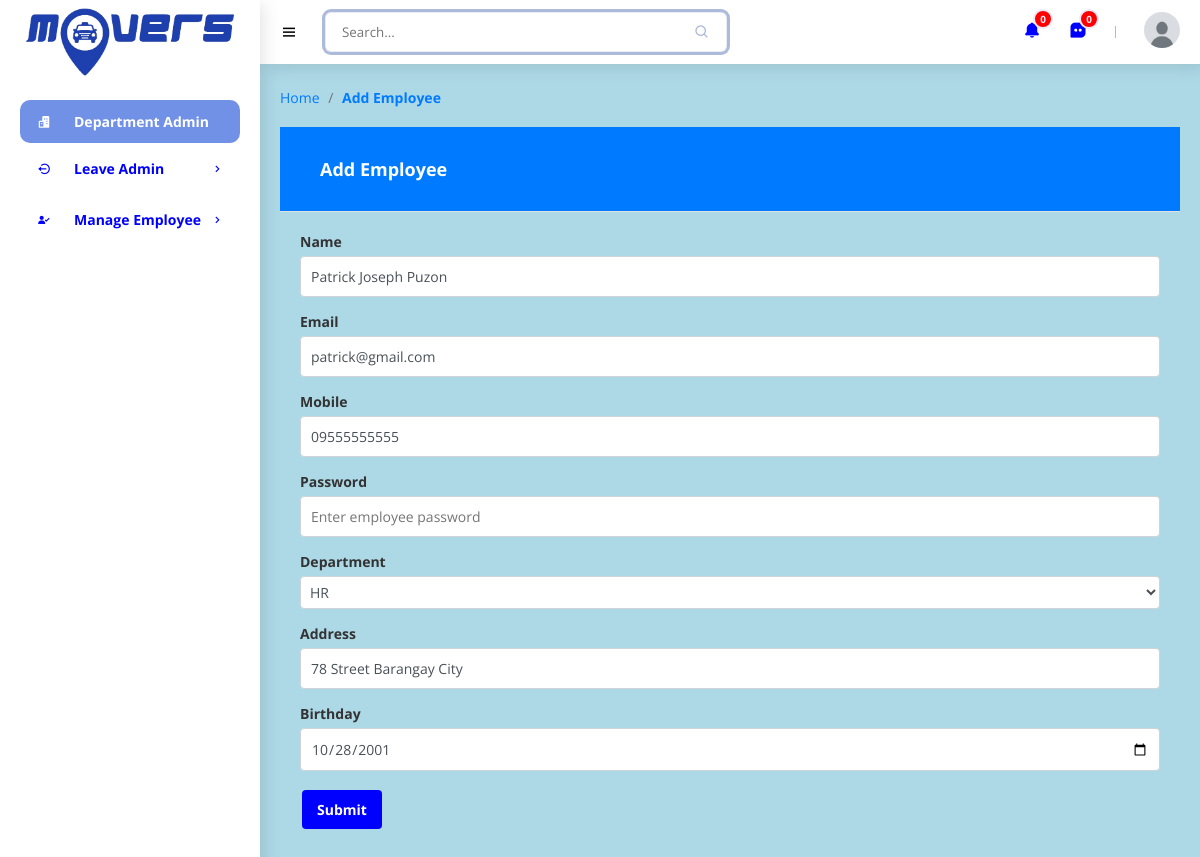
The app's page /h3add_employee.php?id=1 (signed in), older data.
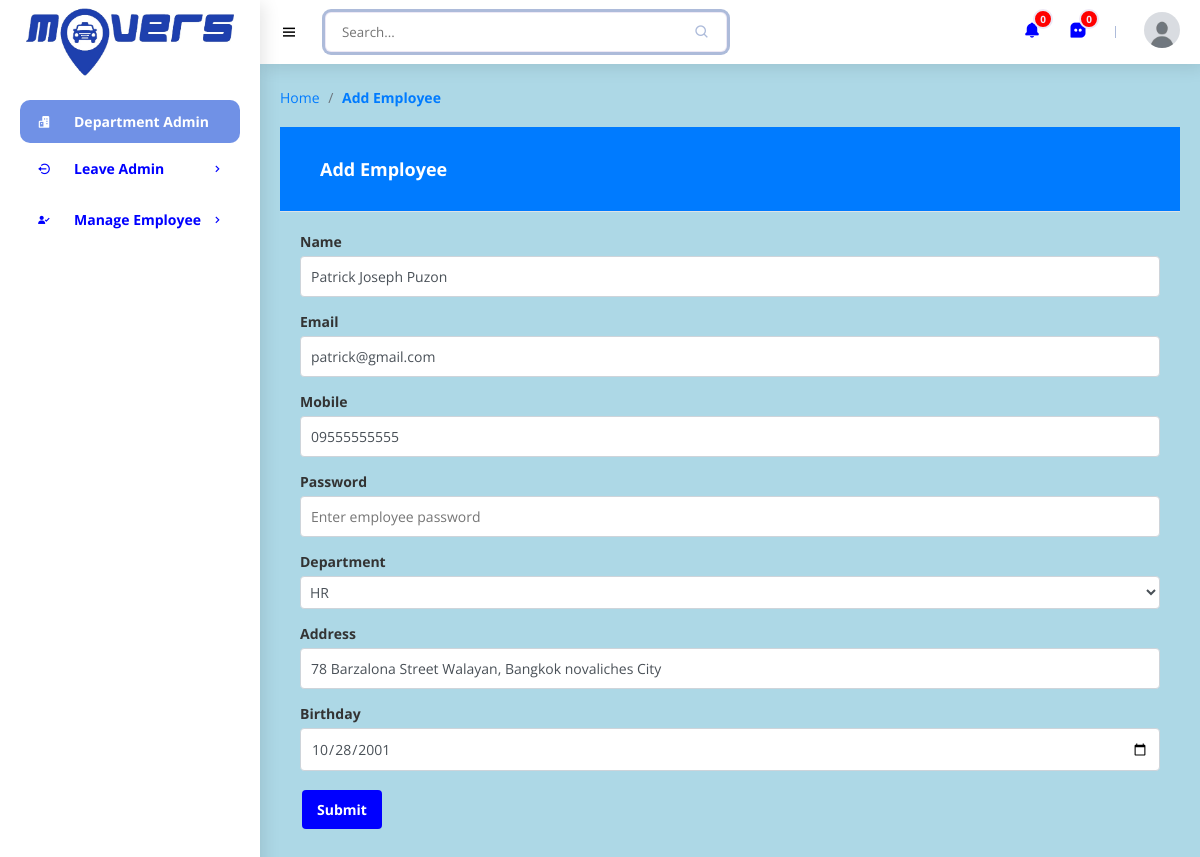
The same page, newer data.
### tables this page shows
CREATE TABLE `employee` (
  `id` int(11) NOT NULL,
  `name` varchar(255) NOT NULL,
  `email` varchar(255) NOT NULL,
  `mobile` varchar(15) NOT NULL,
  `password` varchar(20) NOT NULL,
  `department_id` int(11) NOT NULL,
  `address` varchar(2000) NOT NULL,
  `birthday` date NOT NULL,
  `role` int(11) NOT NULL
);

### h3add_employee.php (the view, shortened to what this page needs)
<?php
require('sidebar_navbar_footer/h3sidebar_nav.php');
$name='';
$email='';
$mobile='';
$department_id='';
$address='';
$birthday='';
if(isset($_GET['id'])){
	$id=mysqli_real_escape_string($con,$_GET['id']);
	$res=mysqli_query($con,"select * from employee where id='$id'");
	$row=mysqli_fetch_assoc($res);
	$name=$row['name'];
	$email=$row['email'];
	$mobile=$row['mobile'];
	$department_id=$row['department_id'];
	$address=$row['address'];
	$birthday=$row['birthday'];
}
?>
    <main>
					 <?php if($_SESSION['ROLE']==1){?>
						<ul class="h3breadcrumbs">
            				<li><a href="h3dashboard.php">Home</a></li>
            				<li class="h3divider">/</a></li>
            				<li><a href="#" class="h3active">Add Employee</a></li>
        				</ul>
                        <div class="card-header">Add Employee</div>
                        <div class="card-body card-block">
                           <form method="post">
							   <div class="form-group">
									<label class=" form-control-label">Name</label>
									<input type="text" value="<?php echo $name?>" name="name" placeholder="Enter employee name" class="form-control" required>
								</div>
								<div class="form-group">
									<label class=" form-control-label">Email</label>
									<input type="email" value="<?php echo $email?>" name="email" placeholder="Enter employee email" class="form-control" required>
								</div>
								<div class="form-group">
									<label class=" form-control-label">Mobile</label>
									<input type="text" value="<?php echo $mobile?>" name="mobile" placeholder="Enter employee mobile" class="form-control" required>
								</div>
								<div class="form-group">
									<label class=" form-control-label">Password</label>
									<input type="password"  name="password" placeholder="Enter employee password" class="form-control" required>
								</div>
								<div class="form-group">
									<label class=" form-control-label">Department</label>
									<select name="department_id" required class="form-control">
										<?php
										$res=mysqli_query($con,"select * from department order by department desc");
										while($row=mysqli_fetch_assoc($res)){
											if($department_id==$row['id']){
												echo "<option selected='selected' value=".$row['id'].">".$row['department']."</option>";
											}else{
												echo "<option value=".$row['id'].">".$row['department']."</option>";
											}
										}
										?>
									</select>
								</div>
								<div class="form-group">
									<label class=" form-control-label">Address</label>
									<input type="text" value="<?php echo $address?>" name="address" placeholder="Enter employee address" class="form-control" required>
								</div>
								<div class="form-group">
									<label class=" form-control-label">Birthday</label>
									<input type="date" value="<?php echo $birthday?>" name="birthday" placeholder="Enter employee birthday" class="form-control" required>
								</div>
							   <button  type="submit" name="submit" class="btn btn-lg btn-info btn-block">
							   <span id="payment-button-amount">Submit</span>
							   </button>
								<?php } ?>
								</form>
							</div>
    </main>
<?php
require('sidebar_navbar_footer/h3continuation.php');
?>

Row changes from the older to the newer data that the page shows:
changed employee "Patrick Joseph Puzon": address "78 Street Barangay City" → "78 Barzalona Street Walayan, Bangkok novaliches City"
